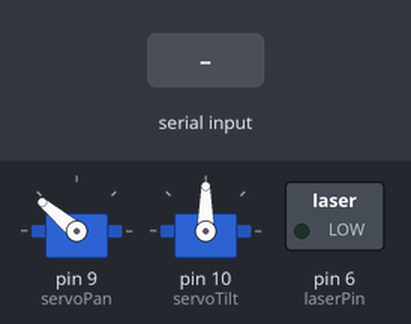
The sketch below on a simulated Arduino Uno, built for the host (arithmetic inside an expression is 32-bit, double 64-bit). On the bench: 2 × servo, switched loads named in the sketch (green lamp = pin HIGH). Inputs (shaded band) come from the test bench.

Above: at 1.2 s.
1.3 s: "L\n" received over Serial
At 2.5 s:
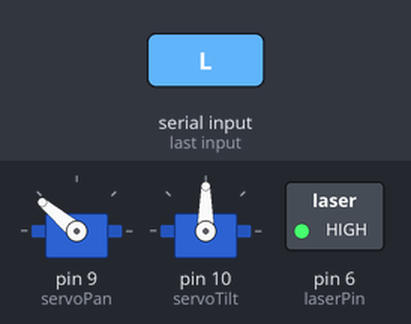
2.8 s: "l\n" received over Serial
At 3.6 s:
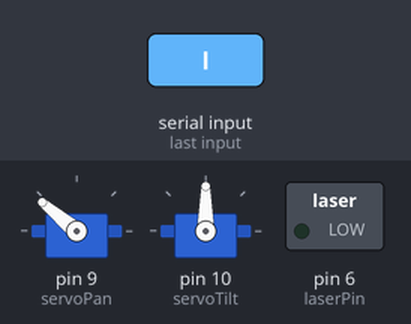
Timing chart, 0 to 5.8 s (numbered marks = the images above; inputs shaded):
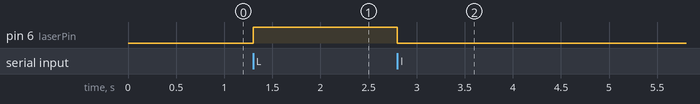

Measured:
- after the input at 1.3 s, pin 6 (laserPin): LOW → HIGH at once
- after the input at 2.8 s, pin 6 (laserPin): HIGH → LOW at once

The sketch:

main.ino
```cpp
#include <Servo.h>

Servo servoPan;
Servo servoTilt;

int anglePan = 140;   // Valeurs initiales
int angleTilt = 90;

const int laserPin = 6; // Broche pour le laser
void setup() {
  Serial.begin(9600);

  // Servomoteurs
  servoPan.attach(9);
  servoTilt.attach(10);

  servoPan.write(anglePan);
  servoTilt.write(angleTilt);

  // Laser
  pinMode(laserPin, OUTPUT); // Définit la broche comme sortie
  digitalWrite(laserPin, LOW); // Commence avec le laser éteint
}

void loop() {
  if (Serial.available()) {
    String msg = Serial.readStringUntil('\n');
    msg.trim();

    if (msg == 'L') {
      digitalWrite(laserPin, HIGH); // Allume le laser
    }
    else if (msg == 'l') {
      digitalWrite(laserPin, LOW);  // Éteint le laser
    }

    // Recherche des positions P et T (s'il y en a)
    int pIndex = msg.indexOf('P');
    int tIndex = msg.indexOf('T');

    if (pIndex != -1) {
      int end = (tIndex != -1 && tIndex > pIndex) ? tIndex : msg.length();
      String valStr = msg.substring(pIndex + 1, end);
      anglePan = constrain(valStr.toInt(), 0, 180);
      servoPan.write(anglePan);
    }

    if (tIndex != -1) {
      String valStr = msg.substring(tIndex + 1);
      angleTilt = constrain(valStr.toInt(), 0, 180);
      servoTilt.write(angleTilt);
    }

    // Nettoyage du buffer série
    while (Serial.available()) Serial.read();
  }
}
```
